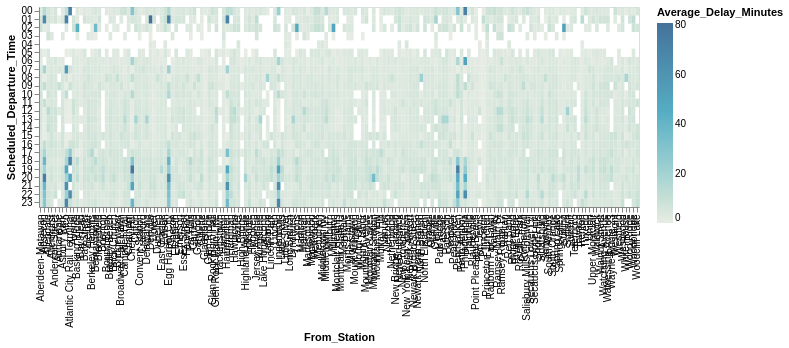

Write a Vega-Lite specification for this figure.
### Vega-Lite specification from a JSON file in a GitHub repository (floating-point values rounded to 4 significant figures; data arrays with more than 128 entries replaced by an {"elided": "..."} marker saying what was removed)
{"config": {"view": {"continuousWidth": 400, "continuousHeight": 300}}, "data": {"name": "data-2a2f4f79133adcb2c9bb31a76493abbb"}, "mark": "rect", "encoding": {"color": {"type": "quantitative", "field": "Average_Delay_Minutes", "scale": {"scheme": "lighttealblue"}}, "opacity": {"value": 0.85}, "tooltip": [{"type": "nominal", "field": "From_Station"}, {"type": "nominal", "field": "Scheduled_Departure_Time"}, {"type": "quantitative", "field": "Count"}, {"type": "quantitative", "field": "Average_Delay_Minutes"}], "x": {"type": "ordinal", "field": "From_Station"}, "y": {"type": "ordinal", "field": "Scheduled_Departure_Time"}}, "height": 200, "width": 600, "$schema": "https://vega.github.io/schema/vega-lite/v4.8.1.json", "datasets": {"data-2a2f4f79133adcb2c9bb31a76493abbb": {"elided": "3325 records"}}}
